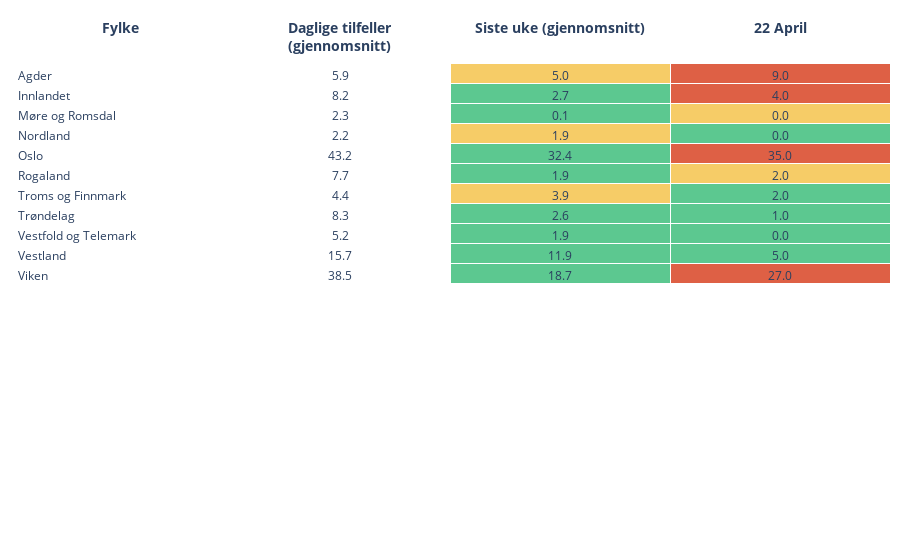

Source (notebook cell):
### Code cell
import plotly.io as pio
pio.templates.default = "plotly_white"

colorlist = ["rgb(246,204,103)", "rgb(222,96,69)", "rgb(92,200,144)"]

chg_day = dag-uke
chg_day = chg_day.apply(lambda x: -1 if x < -1 else (0 if x <= 1 else 1))

chg_w = uke-snitt
chg_w = chg_w.apply(lambda x: -1 if x < -1 else (0 if x <= 1 else 1))



fig = go.Figure(data=[go.Table(
  header=dict(
    values=['<b>Fylke</b>', '<b>Daglige tilfeller (gjennomsnitt)</b>', '<b>Siste uke (gjennomsnitt)</b>', "<b>"+latest+"</b>"],
    line_color='white', 
    fill_color='white',
    align='center',
    font=dict(size=14)),
  cells=dict(
    values=[legend, snitt, uke, dag],
    align=["left", "center", "center", "center"],
    format = [None, ",.1f"],
    font=dict(size=12),
    line_color="white",
    fill_color=["rgba(192,192,192,0.0)", "rgba(192,192,192,0.0)", 
                np.array(colorlist)[np.asarray(chg_w).astype("int32")],
               np.array(colorlist)[np.asarray(chg_day).astype("int32")]],
    ))
])

fig.update_layout(autosize=True,
    template = "plotly_white",
    margin=dict(l=10, r=10, t=10, b=0),
    paper_bgcolor='rgba(0, 0, 0, 0)',
    plot_bgcolor='rgba(0, 0, 0, 0)',
                 )

py.plot(fig, filename='table.html', auto_open=False)
fig.show()

### Figure 1 — Plotly figure (JSON) as saved in the notebook; plotly's stock layout.template omitted (floating-point values rounded to 4 significant figures)
{"data": [{"cells": {"align": ["left", "center", "center", "center"], "fill": {"color": ["rgba(192,192,192,0.0)", "rgba(192,192,192,0.0)", ["rgb(246,204,103)", "rgb(92,200,144)", "rgb(92,200,144)", "rgb(246,204,103)", "rgb(92,200,144)", "rgb(92,200,144)", "rgb(246,204,103)", "rgb(92,200,144)", "rgb(92,200,144)", "rgb(92,200,144)", "rgb(92,200,144)"], ["rgb(222,96,69)", "rgb(222,96,69)", "rgb(246,204,103)", "rgb(92,200,144)", "rgb(222,96,69)", "rgb(246,204,103)", "rgb(92,200,144)", "rgb(92,200,144)", "rgb(92,200,144)", "rgb(92,200,144)", "rgb(222,96,69)"]]}, "font": {"size": 12}, "format": [null, ",.1f"], "line": {"color": "white"}, "values": [["Agder", "Innlandet", "Møre og Romsdal", "Nordland", "Oslo", "Rogaland", "Troms og Finnmark", "Trøndelag", "Vestfold og Telemark", "Vestland", "Viken"], [5.902, 8.196, 2.314, 2.157, 43.24, 7.745, 4.431, 8.294, 5.157, 15.75, 38.47], [5, 2.714, 0.1429, 1.857, 32.43, 1.857, 3.857, 2.571, 1.857, 11.86, 18.71], [9, 4, 0, 0, 35, 2, 2, 1, 0, 5, 27]]}, "header": {"align": "center", "fill": {"color": "white"}, "font": {"size": 14}, "line": {"color": "white"}, "values": ["<b>Fylke</b>", "<b>Daglige tilfeller (gjennomsnitt)</b>", "<b>Siste uke (gjennomsnitt)</b>", "<b>22 April</b>"]}, "type": "table"}], "layout": {"autosize": true, "margin": {"b": 0, "l": 10, "r": 10, "t": 10}, "paper_bgcolor": "rgba(0, 0, 0, 0)", "plot_bgcolor": "rgba(0, 0, 0, 0)"}}
